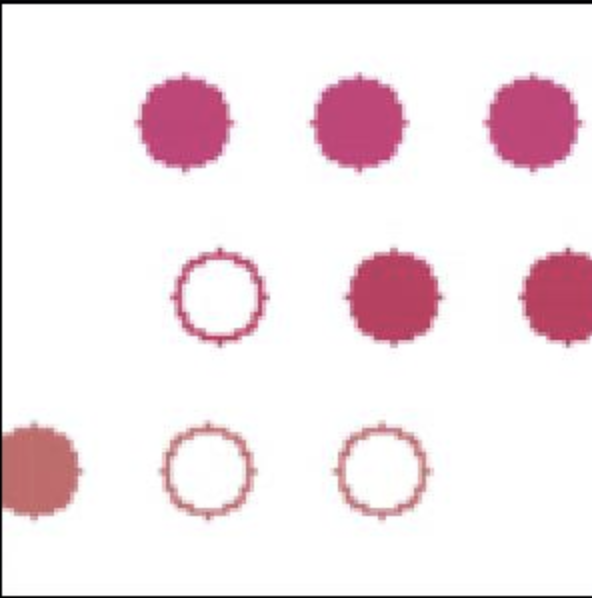
#> input picture 9dots/input3.png, 592 x 598 px
$ python 9dots.py
#> lines starting #> are read from the running program, lines starting #| are printed output that depends on the picture; after the words box and inside, x2 and y2 are one past the last pixel; in counts of white or black regions, pixels touching at a corner belong together
import numpy as np
import cv2 as cv
from matplotlib import pyplot as plt

img = cv.imread('input3.png')
#> img is the input picture: shape (598, 592, 3); mean B, G, R 233.3, 229.1, 242.2
gray = cv.cvtColor(img,cv.COLOR_BGR2GRAY)
ret, thresh = cv.threshold(gray,0,255,cv.THRESH_BINARY_INV+cv.THRESH_OTSU)
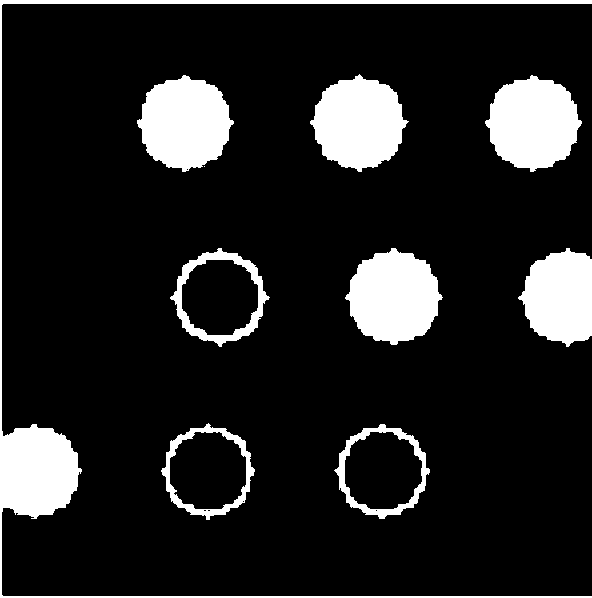
#> thresh: shape (598, 592); 13.7% white; 10 white regions (1 under 20 px), largest, box (x1, y1, x2, y2) and area: (0, 0, 592, 598) 10671, (345, 248, 443, 345) 6698, (137, 75, 234, 172) 6692
#> ret = 182
kernel = np.ones((3,3),np.uint8)
opening = cv.morphologyEx(thresh,cv.MORPH_OPEN,kernel, iterations = 2)
#> opening: shape (598, 592); 12.9% white; 27 white regions (1 under 20 px), largest, box (x1, y1, x2, y2) and area: (346, 248, 442, 345) 6692, (486, 76, 581, 171) 6667, (138, 76, 233, 171) 6654
sure_bg = cv.dilate(opening,kernel,iterations=3)
#> sure_bg: shape (598, 592); 17% white; 18 white regions, largest, box (x1, y1, x2, y2) and area: (343, 245, 445, 348) 7888, (483, 73, 584, 174) 7843, (135, 73, 236, 174) 7830
dist_transform = cv.distanceTransform(opening,cv.DIST_L2,5)
ret, sure_fg = cv.threshold(dist_transform,0.7*dist_transform.max(),255,0)
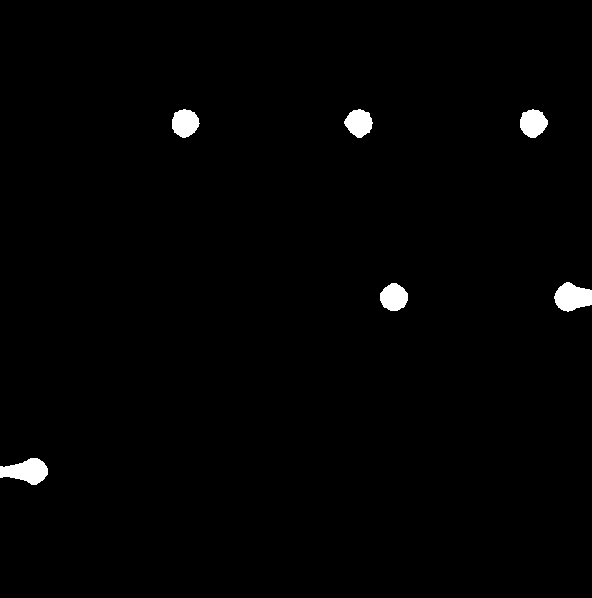
#> sure_fg: shape (598, 592) float32; 1.1% white; 6 white regions, box (x1, y1, x2, y2) and area: (0, 458, 48, 485) 838, (554, 282, 592, 312) 807, (172, 109, 200, 138) 601, (520, 109, 548, 138) 597, (380, 283, 408, 311) 594, (344, 109, 373, 138) 585
#> ret = 31.04
sure_fg = np.uint8(sure_fg)
unknown = cv.subtract(sure_bg,sure_fg)
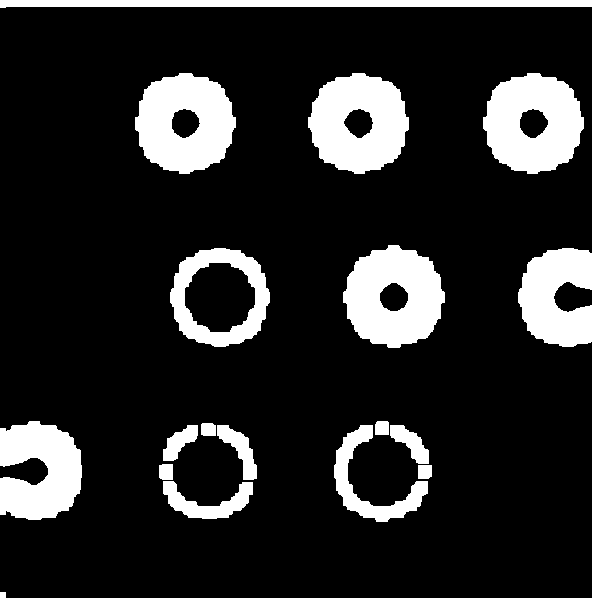
#> unknown: shape (598, 592); 15.8% white; 18 white regions, largest, box (x1, y1, x2, y2) and area: (343, 245, 445, 348) 7294, (483, 73, 584, 174) 7246, (135, 73, 236, 174) 7229
ret, markers = cv.connectedComponents(sure_fg)
#> markers: shape (598, 592) int32; 7 distinct labels, from 0 to 6
#> ret = 7
markers = markers+1
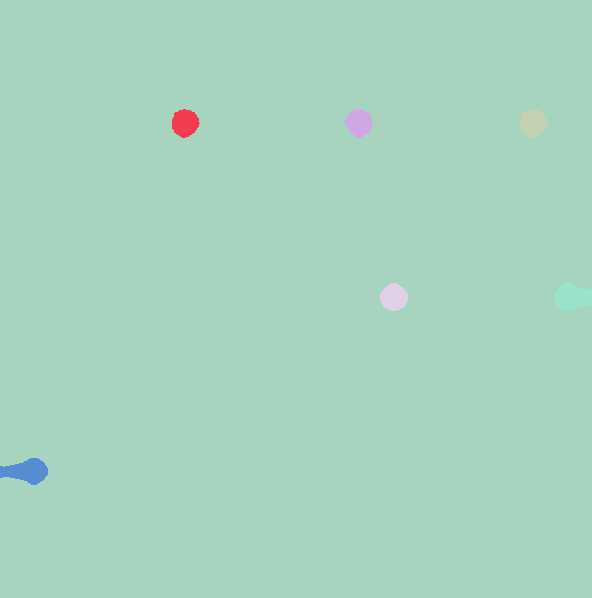
#> markers: shape (598, 592) int32; 7 distinct labels, from 1 to 7; one colour per label, 0 black
markers[unknown==255] = 0
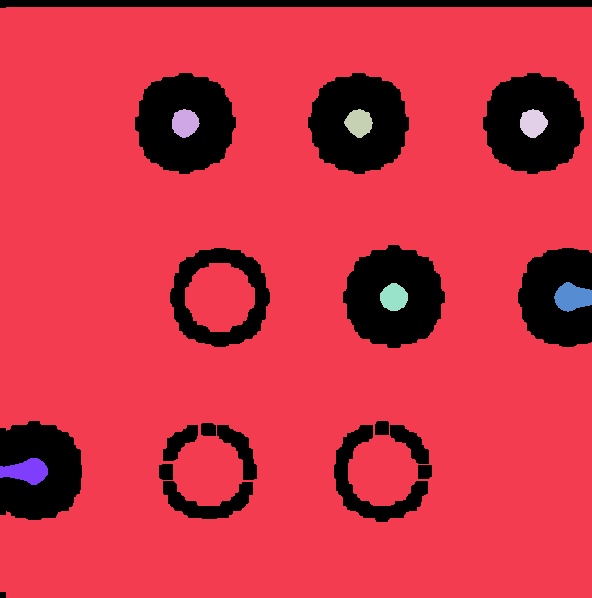
#> markers: shape (598, 592) int32; 8 distinct labels, from 0 to 7; one colour per label, 0 black
markers = cv.watershed(img,markers)
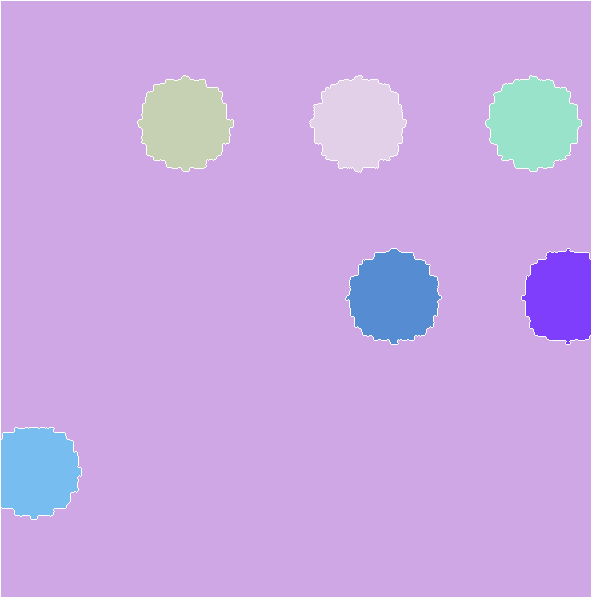
#> markers: shape (598, 592) int32; 8 distinct labels, from -1 to 7; one colour per label, 0 black, -1 white
img[markers == -1] = [255,0,0]
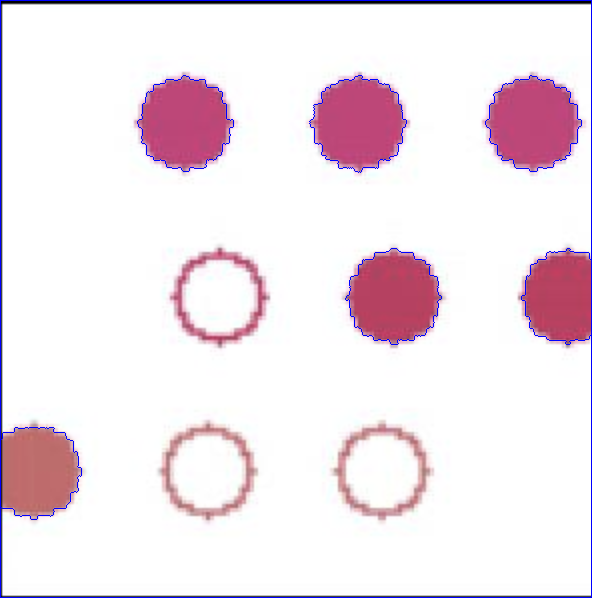
#> img: shape (598, 592, 3); 1.17% of pixels changed, all inside (x1, y1, x2, y2) = (0, 0, 592, 598)
cv.imshow("detected circles", img)
cv.waitKey(0)

$ run again, with 9dots/input2.png copied over 9dots/input3.png
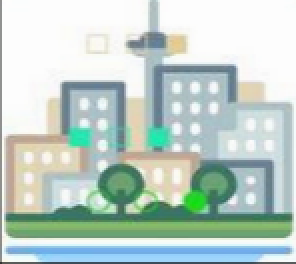
#> input picture 9dots/input2.png, 296 x 264 px
#> img is the input picture: shape (264, 296, 3); mean B, G, R 200.1, 207.5, 189.7
#> `ret, thresh = cv.threshold(gray,0,255,cv.THRESH_BINARY_INV+cv.THRESH_O..`:
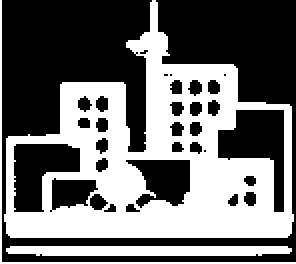
#> thresh: shape (264, 296); 43.1% white; 3 white regions, box (x1, y1, x2, y2) and area: (4, 0, 294, 238) 29888, (6, 246, 292, 256) 2708, (0, 0, 296, 264) 1116
#> `ret, thresh = cv.threshold(gray,0,255,cv.THRESH_BINARY_INV+cv.THRESH_O..`: ret = 195
#> opening: shape (264, 296); 41.3% white; 2 white regions, box (x1, y1, x2, y2) and area: (4, 2, 294, 238) 29608, (8, 246, 290, 256) 2676
#> sure_bg: shape (264, 296); 55.2% white; 27 black regions (8 under 20 px), largest, box (x1, y1, x2, y2) and area: (0, 0, 296, 264) 17659, (161, 0, 296, 211) 10221, (221, 113, 281, 209) 2388
#> `ret, sure_fg = cv.threshold(dist_transform,0.7*dist_transform.max(),25..`: ret = 16.8
#> `ret, markers = cv.connectedComponents(sure_fg)`: ret = 6
#> `img[markers == -1] = [255,0,0]`:
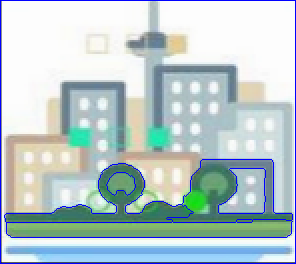
#> img: shape (264, 296, 3); 3.22% of pixels changed, all inside (x1, y1, x2, y2) = (0, 0, 296, 264)

$ run again, with 9dots/input6.png copied over 9dots/input3.png
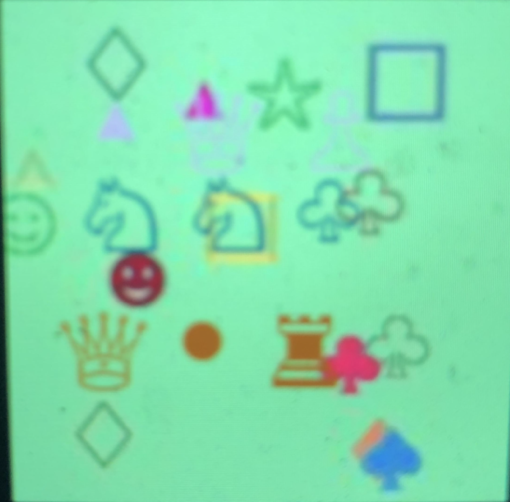
#> input picture 9dots/input6.png, 510 x 502 px
#> img is the input picture: shape (502, 510, 3); mean B, G, R 172.4, 221.9, 129.3
#> thresh: shape (502, 510); 6.7% white; 46 white regions (20 under 20 px), largest, box (x1, y1, x2, y2) and area: (272, 332, 385, 394) 4254, (0, 0, 25, 502) 3875, (109, 205, 166, 308) 2850
#> `ret, thresh = cv.threshold(gray,0,255,cv.THRESH_BINARY_INV+cv.THRESH_O..`: ret = 154
#> opening: shape (502, 510); 6.1% white; 19 white regions, largest, box (x1, y1, x2, y2) and area: (273, 332, 383, 394) 4209, (0, 69, 15, 502) 3721, (109, 244, 166, 308) 2725
#> sure_bg: shape (502, 510); 9.2% white; 16 white regions, largest, box (x1, y1, x2, y2) and area: (270, 329, 386, 397) 5747, (0, 66, 18, 502) 5092, (106, 241, 169, 311) 3543
#> `ret, sure_fg = cv.threshold(dist_transform,0.7*dist_transform.max(),25..`: ret = 15.39
#> unknown: shape (502, 510); 8.9% white; 16 white regions, largest, box (x1, y1, x2, y2) and area: (270, 329, 386, 397) 5635, (0, 66, 18, 502) 5092, (106, 241, 169, 311) 3288
#> `ret, markers = cv.connectedComponents(sure_fg)`: ret = 5
#> `img[markers == -1] = [255,0,0]`:
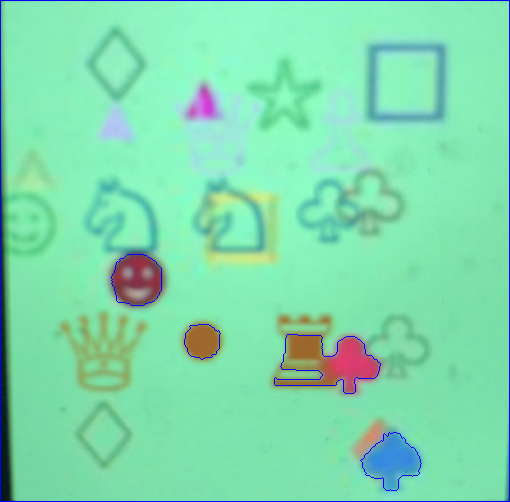
#> img: shape (502, 510, 3); 1.12% of pixels changed, all inside (x1, y1, x2, y2) = (0, 0, 510, 502)
